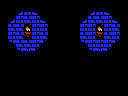

A 2D game scene composited from a Tiled map and its tileset images. What follows is a short description and the map's XML, with every tile layer's data as written:
An orthogonal 16x12 tile map with 8x8 px tiles, 1 tile layer (Tile Layer 1).

<map version="1.0" orientation="orthogonal" renderorder="right-down" width="16" height="12" tilewidth="8" tileheight="8" nextobjectid="1">
 <tileset firstgid="1" name="tiles" tilewidth="8" tileheight="8" tilecount="256" columns="16">
  <image source="tiles.png" width="128" height="128" />
 </tileset>
 <layer name="Tile Layer 1" width="16" height="12">
  <data encoding="csv">
1,1,1,1,1,1,1,1,1,1,1,1,1,1,1,1,
1,1,150,167,201,1,1,1,1,1,1,150,167,201,1,1,
1,150,189,246,189,201,1,1,1,1,150,246,246,189,201,1,
1,246,246,99,189,189,1,1,1,1,189,189,99,189,246,1,
1,189,246,130,189,246,1,1,1,1,246,189,130,246,189,1,
1,161,246,246,189,193,1,1,1,1,161,189,189,189,193,1,
1,1,161,131,193,1,1,1,1,1,1,161,131,193,1,1,
1,1,1,1,1,1,1,1,1,1,1,1,1,1,1,1,
1,1,1,1,1,1,1,1,1,1,1,1,1,1,1,1,
1,1,1,1,1,1,1,1,1,1,1,1,1,1,1,1,
1,1,1,1,1,1,1,1,1,1,1,1,1,1,1,1,
1,1,1,1,1,1,1,1,1,1,1,1,1,1,1,1
</data>
 </layer>
</map>
